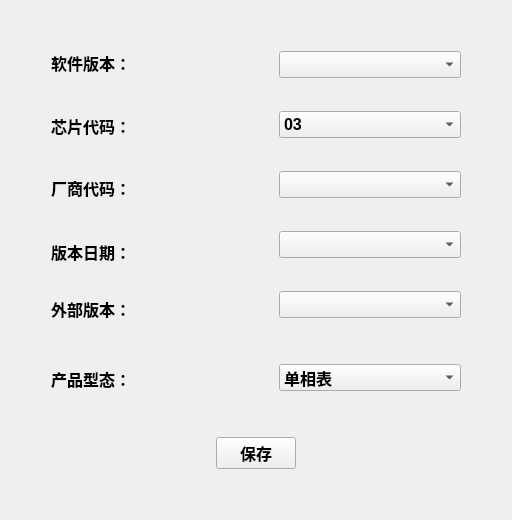
      <widget class="QWidget" name="tab">
       <attribute name="title">
        <string>单相集中器比对参数设置</string>
       </attribute>
       <layout class="QGridLayout" name="gridLayout">
        <item row="0" column="0">
         <layout class="QVBoxLayout" name="verticalLayout_8">
          <item>
           <spacer name="verticalSpacer_2">
            <property name="orientation">
             <enum>Qt::Vertical</enum>
            </property>
            <property name="sizeHint" stdset="0">
             <size>
              <width>20</width>
              <height>40</height>
             </size>
            </property>
           </spacer>
          </item>
          <item>
           <layout class="QHBoxLayout" name="horizontalLayout_8" stretch="0,0,0">
            <item>
             <layout class="QHBoxLayout" name="horizontalLayout">
              <item>
               <spacer name="horizontalSpacer_12">
                <property name="orientation">
                 <enum>Qt::Horizontal</enum>
                </property>
                <property name="sizeHint" stdset="0">
                 <size>
                  <width>40</width>
                  <height>20</height>
                 </size>
                </property>
               </spacer>
              </item>
              <item>
               <layout class="QVBoxLayout" name="verticalLayout">
                <item>
                 <widget class="QLabel" name="lb_wo">
                  <property name="sizePolicy">
                   <sizepolicy hsizetype="Maximum" vsizetype="Expanding">
                    <horstretch>0</horstretch>
                    <verstretch>0</verstretch>
                   </sizepolicy>
                  </property>
                  <property name="font">
                   <font>
                    <family>Microsoft YaHei UI</family>
                    <pointsize>12</pointsize>
                    <weight>75</weight>
                    <bold>true</bold>
                   </font>
                  </property>
                  <property name="text">
                   <string>软件版本：</string>
                  </property>
                 </widget>
                </item>
                <item>
                 <spacer name="verticalSpacer_7">
                  <property name="orientation">
                   <enum>Qt::Vertical</enum>
                  </property>
                  <property name="sizeHint" stdset="0">
                   <size>
                    <width>82</width>
                    <height>33</height>
                   </size>
                  </property>
                 </spacer>
                </item>
                <item>
                 <widget class="QLabel" name="lb_aproval_no">
                  <property name="sizePolicy">
                   <sizepolicy hsizetype="Maximum" vsizetype="Expanding">
                    <horstretch>0</horstretch>
                    <verstretch>0</verstretch>
                   </sizepolicy>
                  </property>
                  <property name="font">
                   <font>
                    <family>Microsoft YaHei UI</family>
                    <pointsize>12</pointsize>
                    <weight>75</weight>
                    <bold>true</bold>
                   </font>
                  </property>
                  <property name="text">
                   <string>芯片代码：</string>
                  </property>
                 </widget>
                </item>
                <item>
                 <spacer name="verticalSpacer_8">
                  <property name="orientation">
                   <enum>Qt::Vertical</enum>
                  </property>
                  <property name="sizeHint" stdset="0">
                   <size>
                    <width>82</width>
                    <height>32</height>
                   </size>
                  </property>
                 </spacer>
                </item>
                <item>
                 <widget class="QLabel" name="lb_prod_qty">
                  <property name="sizePolicy">
                   <sizepolicy hsizetype="Maximum" vsizetype="Expanding">
                    <horstretch>0</horstretch>
                    <verstretch>0</verstretch>
                   </sizepolicy>
                  </property>
                  <property name="font">
                   <font>
                    <family>Microsoft YaHei UI</family>
                    <pointsize>12</pointsize>
                    <weight>75</weight>
                    <bold>true</bold>
                   </font>
                  </property>
                  <property name="text">
                   <string>厂商代码：</string>
                  </property>
                 </widget>
                </item>
                <item>
                 <spacer name="verticalSpacer_9">
                  <property name="orientation">
                   <enum>Qt::Vertical</enum>
                  </property>
                  <property name="sizeHint" stdset="0">
                   <size>
                    <width>82</width>
                    <height>33</height>
                   </size>
                  </property>
                 </spacer>
                </item>
                <item>
                 <widget class="QLabel" name="lb_guy_send">
                  <property name="sizePolicy">
                   <sizepolicy hsizetype="Maximum" vsizetype="Expanding">
                    <horstretch>0</horstretch>
                    <verstretch>0</verstretch>
                   </sizepolicy>
                  </property>
                  <property name="font">
                   <font>
                    <family>Microsoft YaHei UI</family>
                    <pointsize>12</pointsize>
                    <weight>75</weight>
                    <bold>true</bold>
                   </font>
                  </property>
                  <property name="text">
                   <string>版本日期：</string>
                  </property>
                 </widget>
                </item>
                <item>
                 <spacer name="verticalSpacer_5">
                  <property name="orientation">
                   <enum>Qt::Vertical</enum>
                  </property>
                  <property name="sizeHint" stdset="0">
                   <size>
                    <width>182</width>
                    <height>27</height>
                   </size>
                  </property>
                 </spacer>
                </item>
                <item>
                 <widget class="QLabel" name="lb_guy_receive">
                  <property name="sizePolicy">
                   <sizepolicy hsizetype="Maximum" vsizetype="Expanding">
                    <horstretch>0</horstretch>
                    <verstretch>0</verstretch>
                   </sizepolicy>
                  </property>
                  <property name="font">
                   <font>
                    <family>Microsoft YaHei UI</family>
                    <pointsize>12</pointsize>
                    <weight>75</weight>
                    <bold>true</bold>
                   </font>
                  </property>
                  <property name="text">
                   <string>外部版本：</string>
                  </property>
                 </widget>
                </item>
                <item>
                 <spacer name="verticalSpacer_12">
                  <property name="orientation">
                   <enum>Qt::Vertical</enum>
                  </property>
                  <property name="sizeHint" stdset="0">
                   <size>
                    <width>20</width>
                    <height>40</height>
                   </size>
                  </property>
                 </spacer>
                </item>
                <item>
                 <widget class="QLabel" name="lb_guy_receive_2">
                  <property name="sizePolicy">
                   <sizepolicy hsizetype="Maximum" vsizetype="Expanding">
                    <horstretch>0</horstretch>
                    <verstretch>0</verstretch>
                   </sizepolicy>
                  </property>
                  <property name="font">
                   <font>
                    <family>Microsoft YaHei UI</family>
                    <pointsize>12</pointsize>
                    <weight>75</weight>
                    <bold>true</bold>
                   </font>
                  </property>
                  <property name="text">
                   <string>产品型态：</string>
                  </property>
                 </widget>
                </item>
               </layout>
              </item>
             </layout>
            </item>
            <item>
             <spacer name="horizontalSpacer_3">
              <property name="orientation">
               <enum>Qt::Horizontal</enum>
              </property>
              <property name="sizeHint" stdset="0">
               <size>
                <width>40</width>
                <height>20</height>
               </size>
              </property>
             </spacer>
            </item>
            <item>
             <layout class="QHBoxLayout" name="horizontalLayout_7">
              <item>
               <layout class="QVBoxLayout" name="verticalLayout_2">
                <item>
                 <widget class="QComboBox" name="cb_version_sw">
                  <property name="sizePolicy">
                   <sizepolicy hsizetype="Expanding" vsizetype="Expanding">
                    <horstretch>0</horstretch>
                    <verstretch>0</verstretch>
                   </sizepolicy>
                  </property>
                  <property name="font">
                   <font>
                    <family>Microsoft YaHei UI</family>
                    <pointsize>12</pointsize>
                    <weight>75</weight>
                    <bold>true</bold>
                   </font>
                  </property>
                 </widget>
                </item>
                <item>
                 <spacer name="verticalSpacer">
                  <property name="orientation">
                   <enum>Qt::Vertical</enum>
                  </property>
                  <property name="sizeHint" stdset="0">
                   <size>
                    <width>182</width>
                    <height>27</height>
                   </size>
                  </property>
                 </spacer>
                </item>
                <item>
                 <widget class="QComboBox" name="cb_chipcode">
                  <property name="font">
                   <font>
                    <family>Microsoft YaHei UI</family>
                    <pointsize>12</pointsize>
                    <weight>75</weight>
                    <bold>true</bold>
                   </font>
                  </property>
                  <item>
                   <property name="text">
                    <string>03</string>
                   </property>
                  </item>
                  <item>
                   <property name="text">
                    <string>01</string>
                   </property>
                  </item>
                 </widget>
                </item>
                <item>
                 <spacer name="verticalSpacer_3">
                  <property name="orientation">
                   <enum>Qt::Vertical</enum>
                  </property>
                  <property name="sizeHint" stdset="0">
                   <size>
                    <width>182</width>
                    <height>27</height>
                   </size>
                  </property>
                 </spacer>
                </item>
                <item>
                 <widget class="QComboBox" name="cb_vendor_code">
                  <property name="font">
                   <font>
                    <family>Microsoft YaHei UI</family>
                    <pointsize>12</pointsize>
                    <weight>75</weight>
                    <bold>true</bold>
                   </font>
                  </property>
                 </widget>
                </item>
                <item>
                 <spacer name="verticalSpacer_4">
                  <property name="orientation">
                   <enum>Qt::Vertical</enum>
                  </property>
                  <property name="sizeHint" stdset="0">
                   <size>
                    <width>182</width>
                    <height>27</height>
                   </size>
                  </property>
                 </spacer>
                </item>
                <item>
                 <widget class="QComboBox" name="cb_date_sw">
                  <property name="font">
                   <font>
                    <family>Microsoft YaHei UI</family>
                    <pointsize>12</pointsize>
                    <weight>75</weight>
                    <bold>true</bold>
                   </font>
                  </property>
                 </widget>
                </item>
                <item>
                 <spacer name="verticalSpacer_6">
                  <property name="orientation">
                   <enum>Qt::Vertical</enum>
                  </property>
                  <property name="sizeHint" stdset="0">
                   <size>
                    <width>182</width>
                    <height>27</height>
                   </size>
                  </property>
                 </spacer>
                </item>
                <item>
                 <widget class="QComboBox" name="cb_ext_version">
                  <property name="font">
                   <font>
                    <family>Microsoft YaHei UI</family>
                    <pointsize>12</pointsize>
                    <weight>75</weight>
                    <bold>true</bold>
                   </font>
                  </property>
                 </widget>
                </item>
                <item>
                 <spacer name="verticalSpacer_13">
                  <property name="orientation">
                   <enum>Qt::Vertical</enum>
                  </property>
                  <property name="sizeHint" stdset="0">
                   <size>
                    <width>20</width>
                    <height>40</height>
                   </size>
                  </property>
                 </spacer>
                </item>
                <item>
                 <widget class="QComboBox" name="cb_type">
                  <property name="font">
                   <font>
                    <family>Microsoft YaHei UI</family>
                    <pointsize>12</pointsize>
                    <weight>75</weight>
                    <bold>true</bold>
                   </font>
                  </property>
                  <item>
                   <property name="text">
                    <string>单相表</string>
                   </property>
                  </item>
                  <item>
                   <property name="text">
                    <string>集中器</string>
                   </property>
                  </item>
                 </widget>
                </item>
               </layout>
              </item>
              <item>
               <spacer name="horizontalSpacer_13">
                <property name="orientation">
                 <enum>Qt::Horizontal</enum>
                </property>
                <property name="sizeHint" stdset="0">
                 <size>
                  <width>40</width>
                  <height>20</height>
                 </size>
                </property>
               </spacer>
              </item>
             </layout>
            </item>
           </layout>
          </item>
          <item>
           <spacer name="verticalSpacer_11">
            <property name="orientation">
             <enum>Qt::Vertical</enum>
            </property>
            <property name="sizeHint" stdset="0">
             <size>
              <width>20</width>
              <height>40</height>
             </size>
            </property>
           </spacer>
          </item>
          <item>
           <layout class="QHBoxLayout" name="horizontalLayout_6">
            <item>
             <spacer name="horizontalSpacer_10">
              <property name="orientation">
               <enum>Qt::Horizontal</enum>
              </property>
              <property name="sizeHint" stdset="0">
               <size>
                <width>40</width>
                <height>20</height>
               </size>
              </property>
             </spacer>
            </item>
            <item>
             <widget class="QPushButton" name="bt_save">
              <property name="sizePolicy">
               <sizepolicy hsizetype="Preferred" vsizetype="Preferred">
                <horstretch>0</horstretch>
                <verstretch>0</verstretch>
               </sizepolicy>
              </property>
              <property name="font">
               <font>
                <family>Microsoft YaHei UI</family>
                <pointsize>12</pointsize>
                <weight>75</weight>
                <bold>true</bold>
               </font>
              </property>
              <property name="text">
               <string>保存</string>
              </property>
             </widget>
            </item>
            <item>
             <spacer name="horizontalSpacer_11">
              <property name="orientation">
               <enum>Qt::Horizontal</enum>
              </property>
              <property name="sizeHint" stdset="0">
               <size>
                <width>40</width>
                <height>20</height>
               </size>
              </property>
             </spacer>
            </item>
           </layout>
          </item>
          <item>
           <spacer name="verticalSpacer_10">
            <property name="orientation">
             <enum>Qt::Vertical</enum>
            </property>
            <property name="sizeHint" stdset="0">
             <size>
              <width>20</width>
              <height>40</height>
             </size>
            </property>
           </spacer>
          </item>
         </layout>
        </item>
       </layout>
      </widget>
